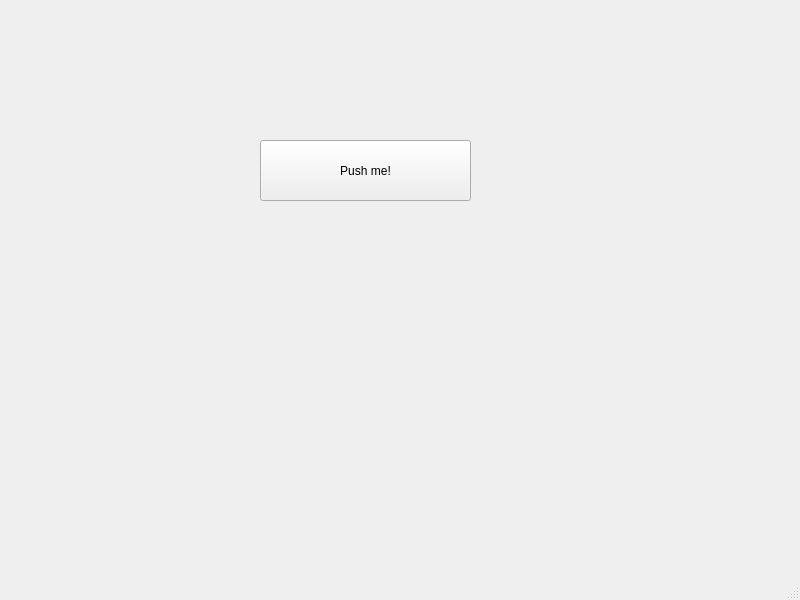
<?xml version="1.0" encoding="UTF-8"?>
<ui version="4.0">
 <class>MainWindow</class>
 <widget class="QMainWindow" name="MainWindow">
  <property name="geometry">
   <rect>
    <x>0</x>
    <y>0</y>
    <width>800</width>
    <height>600</height>
   </rect>
  </property>
  <property name="windowTitle">
   <string>MainWindow</string>
  </property>
  <widget class="QWidget" name="centralwidget">
   <widget class="QPushButton" name="pushButton">
    <property name="geometry">
     <rect>
      <x>260</x>
      <y>140</y>
      <width>211</width>
      <height>61</height>
     </rect>
    </property>
    <property name="text">
     <string>Push me!</string>
    </property>
   </widget>
  </widget>
  <widget class="QMenuBar" name="menubar">
   <property name="geometry">
    <rect>
     <x>0</x>
     <y>0</y>
     <width>800</width>
     <height>22</height>
    </rect>
   </property>
  </widget>
  <widget class="QStatusBar" name="statusbar"/>
 </widget>
 <resources/>
 <connections/>
</ui>
